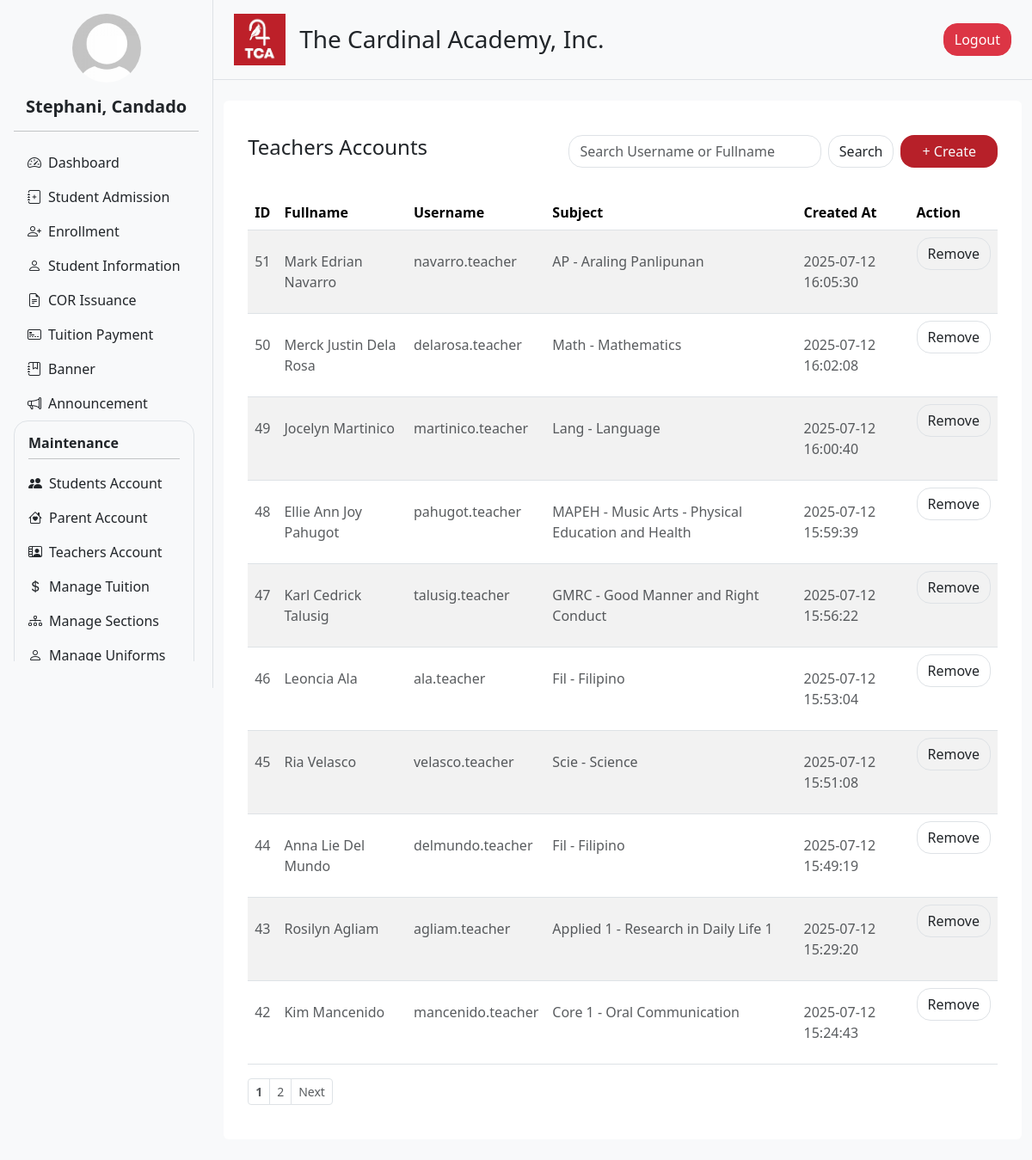
The page /admin/teacher.php?status=invalid_access (signed in) on the database its author committed.
### tables this page shows
CREATE TABLE `users` (
  `user_id` int(11) NOT NULL,
  `acc_type` enum('admin','teacher','parent','student') NOT NULL,
  `username` varchar(50) NOT NULL,
  `email` varchar(100) NOT NULL,
  `password` varchar(255) NOT NULL,
  `first_name` varchar(50) NOT NULL,
  `last_name` varchar(50) NOT NULL,
  `gender` enum('male','female','other') DEFAULT NULL,
  `birthdate` date DEFAULT NULL,
  `phone_number` varchar(20) DEFAULT NULL,
  `address` text DEFAULT NULL,
  `created_at` timestamp NOT NULL DEFAULT current_timestamp(),
  `updated_at` timestamp NOT NULL DEFAULT current_timestamp() ON UPDATE current_timestamp(),
  `profile` varchar(255) NOT NULL,
  `rfid` int(100) DEFAULT NULL,
  `enroll_id` int(11) NOT NULL,
  `acc_status` varchar(100) NOT NULL DEFAULT 'active',
  `subject` varchar(1000) DEFAULT NULL,
  `section_id` int(100) DEFAULT NULL
);

### admin/user_info.php (called while the page is built, shortened)
<?php
include '../db_connection.php';
function getUserInfo() {
    global $conn;
    $user_id = $_SESSION['user_id'];
    $sql = "SELECT first_name, last_name, profile FROM users WHERE user_id = ?";
    $stmt = $conn->prepare($sql);
    $stmt->bind_param("i", $user_id);
    $stmt->execute();
    $result = $stmt->get_result();
    $user = $result->fetch_assoc();
    $full_name = htmlspecialchars($user['first_name'] . ', ' . $user['last_name']);
    $profile_image = !empty($user['profile'])
        ? '../static/uploads/' . htmlspecialchars($user['profile'])
        : '../static/uploads/default_profile.jpg';
    return [
        'full_name' => $full_name,
        'profile_image' => $profile_image
    ];
}
?>

### admin/teacher.php (the view, shortened to what this page needs)
<?php include '../db_connection.php'; ?>
<?php
$limit = 10;
$page = isset($_GET['page']) && is_numeric($_GET['page']) ? (int) $_GET['page'] : 1;
$search = isset($_GET['search']) ? trim($_GET['search']) : '';
$offset = ($page - 1) * $limit;
$count_query = "SELECT COUNT(*) as total FROM users
                WHERE acc_type = 'teacher' AND (
                    username LIKE '%$search%'
                    OR CONCAT(first_name, ' ', last_name) LIKE '%$search%'
                )";
$count_result = mysqli_query($conn, $count_query);
$total = mysqli_fetch_assoc($count_result)['total'];
$total_pages = ceil($total / $limit);
$query = "SELECT
            user_id,
            CONCAT(first_name, ' ', last_name) AS fullname,
            username,
            created_at,
            subject
          FROM users
          WHERE acc_type = 'teacher' AND (
              username LIKE '%$search%'
              OR CONCAT(first_name, ' ', last_name) LIKE '%$search%'
          )
          ORDER BY created_at DESC
          LIMIT $limit OFFSET $offset";
$result = mysqli_query($conn, $query);
?>
<!DOCTYPE html>
<html lang="en">
<head>
  <?php include 'header.php'; ?>
</head>
<body>
<div class="d-flex flex-row bg-light">
  <?php include 'navigation.php'; ?>
  <div class="content flex-grow-1">
    <?php include 'nav_top.php'; ?>
    <div class="container my-4">
      <div class="row g-4">
        <div class="col-12">
          <div class="rounded p-3 bg-white">
            <div class="container my-4">
              <div class="row mb-3">
                <div class="col-12 col-md-5">
                  <h4>Teachers Accounts</h4>
                </div>
                <div class="col-12 col-md-7 d-flex justify-content-between align-items-center flex-wrap gap-2">
                  <form method="GET" action="" class="flex-grow-1">
                    <div class="input-group">
                      <input
                        class="form-control rounded rounded-4"
                        type="text"
                        name="search"
                        value="<?= htmlspecialchars($search ?? '') ?>"
                        placeholder="Search Username or Fullname"
                      >
                      <button class="btn border ms-2 rounded rounded-4" type="submit">Search</button>
                    </div>
                  </form>
                  <a href="create_teacher.php?nav_drop=true" class="btn bg-main text-light rounded rounded-4 px-4">
                    + Create
                  </a>
                </div>
                <div class="col-12 pt-3">
                </div>
              </div>
              <div class="table-responsive">
                <table class="table table-striped table-hover" style="cursor: pointer">
                  <thead>
                    <tr>
                      <th>ID</th>
                      <th>Fullname</th>
                      <th>Username</th>
                      <th>Subject</th>
                      <th>Created At</th>
                      <th>Action</th>
                    </tr>
                  </thead>
                  <tbody>
                    <?php if (mysqli_num_rows($result) > 0): ?>
                      <?php while ($row = mysqli_fetch_assoc($result)): ?>
                        <tr class="clickable-row" data-id="<?= $row['user_id'] ?>">
                          <td><p class="text-muted pt-3 pb-3 mb-0"><?= htmlspecialchars($row['user_id']) ?></p></td>
                          <td><p class="text-muted pt-3 pb-3 mb-0"><?= htmlspecialchars($row['fullname']) ?></p></td>
                          <td><p class="text-muted pt-3 pb-3 mb-0"><?= htmlspecialchars($row['username']) ?></p></td>
                          <td>
  <p class="text-muted pt-3 pb-3 mb-0">
    <?= !empty($row['subject']) ? htmlspecialchars($row['subject']) : 'No Subject Assign' ?>
  </p>
</td>
                          <td><p class="text-muted pt-3 pb-3 mb-0"><?= htmlspecialchars($row['created_at']) ?></p></td>
                          <td>
                            <a href="delete_teacher.php?id=<?= urlencode($row['user_id']) ?>"
                              class="btn border rounded rounded-4"
                              onclick="return confirm('Are you sure you want to remove this teacher?');">
                              Remove
                            </a>
                          </td>
                          </tr>
                      <?php endwhile; ?>
                    <?php else: ?>
                      <tr>
                        <td colspan="5"><p class="text-muted text-center pt-3 pb-3 mb-0">No student data available</p></td>
                      </tr>
                    <?php endif; ?>
                  </tbody>
                </table>
              </div>
              <?php if ($total_pages > 1): ?>
                <nav aria-label="Page navigation">
                  <ul class="pagination justify-content-start pagination-sm">
                    <?php
                      $max_links = 5;
                      $start = max(1, $page - floor($max_links / 2));
                      $end = min($total_pages, $start + $max_links - 1);
                      if ($end - $start < $max_links - 1) {
                        $start = max(1, $end - $max_links + 1);
                      }
                    ?>
                    <?php for ($i = $start; $i <= $end; $i++): ?>
                      <li class="page-item">
                        <a class="page-link text-muted <?= $i == $page ? 'fw-bold' : '' ?>" href="?search=<?= urlencode($search) ?>&page=<?= $i ?>"><?= $i ?></a>
                      </li>
                    <?php endfor; ?>
                    <?php if ($page < $total_pages): ?>
                      <li class="page-item">
                        <a class="page-link text-muted" href="?search=<?= urlencode($search) ?>&page=<?= $page + 1 ?>">Next</a>
                      </li>
                    <?php endif; ?>
                  </ul>
                </nav>
              <?php endif; ?>
            </div>
          </div>
        </div>
      </div>
    </div>
  </div>
</div>
</body>
</html>

### static/css/styles.css (style rules this page uses)
.content { width: 80%; }

### static/css/landing.css (style rules this page uses)
.bg-main { background-color: #b72029; }
body { margin: 0; padding: 0; height: 100%; }

### rows shown on the page
users: user_id "51", fullname "Mark Edrian Navarro", username "navarro.teacher", subject "AP - Araling Panlipunan", created_at "2025-07-12 16:05:30"
users: user_id "50", fullname "Merck Justin Dela Rosa", username "delarosa.teacher", subject "Math - Mathematics", created_at "2025-07-12 16:02:08"
users: user_id "49", fullname "Jocelyn Martinico", username "martinico.teacher", subject "Lang - Language", created_at "2025-07-12 16:00:40"
users: user_id "48", fullname "Ellie Ann Joy Pahugot", username "pahugot.teacher", subject "MAPEH - Music Arts - Physical Education and Health", created_at "2025-07-12 15:59:39"
users: user_id "47", fullname "Karl Cedrick Talusig", username "talusig.teacher", subject "GMRC - Good Manner and Right Conduct", created_at "2025-07-12 15:56:22"
users: user_id "46", fullname "Leoncia Ala", username "ala.teacher", subject "Fil - Filipino", created_at "2025-07-12 15:53:04"
users: user_id "45", fullname "Ria Velasco", username "velasco.teacher", subject "Scie - Science", created_at "2025-07-12 15:51:08"
users: user_id "44", fullname "Anna Lie Del Mundo", username "delmundo.teacher", subject "Fil - Filipino", created_at "2025-07-12 15:49:19"
users: user_id "43", fullname "Rosilyn Agliam", username "agliam.teacher", subject "Applied 1 - Research in Daily Life 1", created_at "2025-07-12 15:29:20"
users: user_id "42", fullname "Kim Mancenido", username "mancenido.teacher", subject "Core 1 - Oral Communication", created_at "2025-07-12 15:24:43"

### other values the page prints
$full_name "Stephani, Candado"
